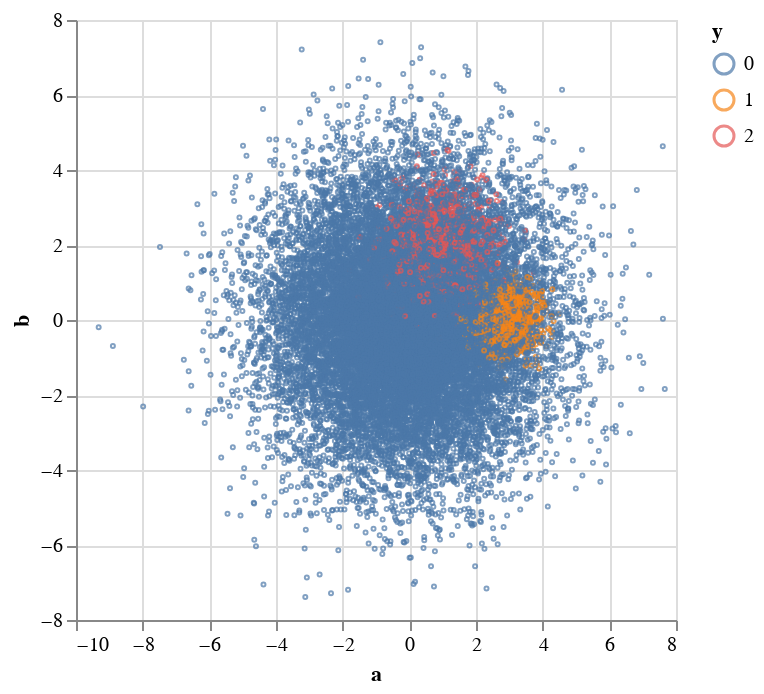

The cell this chart's notebook holds for it:
### Code cell
start_alpha = 0.05
end_alpha = 0.95
num_alpha = int((end_alpha + start_alpha) / 0.05) - 1

alphas = np.linspace(start_alpha, end_alpha, num_alpha)
alphas = [round(i, 2) for i in alphas]

df = make_df(0)

print(df.info())
display(df.head())
alt.Chart(df).mark_point(size=1).encode(
    alt.X("a:Q"),
    alt.Y("b:Q"),
    alt.Color("y:N"),
)

### Figure 1 — Vega specification as saved in the notebook (floating-point values rounded to 4 significant figures; data arrays with more than 128 entries replaced by an {"elided": "..."} marker saying what was removed)
{"$schema": "https://vega.github.io/schema/vega/v5.json", "data": [{"name": "source_0", "values": {"elided": "20000 records"}}, {"name": "source_0_x_domain_a", "values": [{"min": -9.32, "max": 7.664}]}, {"name": "source_0_y_domain_b", "values": [{"min": -7.389, "max": 7.406}]}, {"name": "source_0_color_domain_y", "values": [{"y": 0}, {"y": 1}, {"y": 2}]}], "marks": [{"type": "symbol", "name": "marks", "from": {"data": "source_0"}, "encode": {"update": {"opacity": {"value": 0.7}, "size": {"value": 1}, "fill": {"value": "transparent"}, "y": {"field": "b", "scale": "y"}, "x": {"field": "a", "scale": "x"}, "stroke": {"field": "y", "scale": "color"}}}, "style": ["point"]}], "scales": [{"name": "x", "type": "linear", "domain": [{"signal": "(data(\"source_0_x_domain_a\")[0] || {}).min"}, {"signal": "(data(\"source_0_x_domain_a\")[0] || {}).max"}], "range": [0, {"signal": "width"}], "nice": true, "zero": true}, {"name": "y", "type": "linear", "domain": [{"signal": "(data(\"source_0_y_domain_b\")[0] || {}).min"}, {"signal": "(data(\"source_0_y_domain_b\")[0] || {}).max"}], "range": [{"signal": "height"}, 0], "nice": true, "zero": true}, {"name": "color", "type": "ordinal", "domain": {"data": "source_0_color_domain_y", "field": "y", "sort": true}, "range": "category"}], "axes": [{"scale": "x", "ticks": false, "maxExtent": 0, "grid": true, "minExtent": 0, "labels": false, "zindex": 0, "domain": false, "orient": "bottom", "gridScale": "y", "aria": false, "tickCount": {"signal": "ceil(width/40)"}}, {"scale": "y", "gridScale": "x", "grid": true, "labels": false, "maxExtent": 0, "domain": false, "orient": "left", "minExtent": 0, "zindex": 0, "aria": false, "ticks": false, "tickCount": {"signal": "ceil(height/40)"}}, {"scale": "x", "labelFlush": true, "labelOverlap": true, "tickCount": {"signal": "ceil(width/40)"}, "orient": "bottom", "zindex": 0, "title": "a", "grid": false}, {"scale": "y", "title": "b", "orient": "left", "labelOverlap": true, "tickCount": {"signal": "ceil(height/40)"}, "zindex": 0, "grid": false}], "legends": [{"stroke": "color", "symbolType": "circle", "title": "y", "encode": {"symbols": {"update": {"fill": {"value": "transparent"}, "opacity": {"value": 0.7}}}}}], "padding": 5, "background": "white", "width": 300, "height": 300, "style": "cell"}
